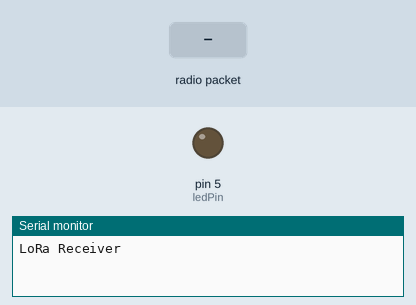
Simulated run of this sketch. Board: Arduino Uno, built with avr-gcc and run on an emulated ATmega328P. Shown: output pins drawn as LEDs (lit = HIGH), the last lines printed to the serial monitor. The test bench sets the inputs (shaded band). No radio packets arrive unless stated.

Above: at 1.2 s.
1.3 s: radio packet "ON" arrives
At 2.5 s:
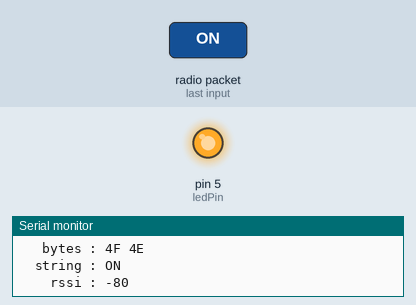
2.8 s: radio packet "OFF" arrives
At 3.8 s:
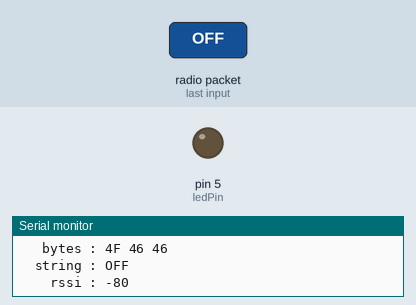
Timing chart, 0 to 5.8 s (numbered marks = the images above; inputs shaded):
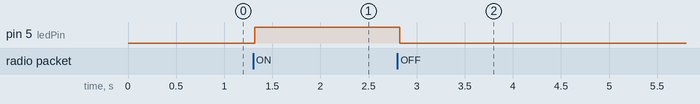

Measured:
- after the input at 1.3 s, pin 5 (ledPin): LOW → HIGH at once
- after the input at 2.8 s, pin 5 (ledPin): HIGH → LOW at once

The sketch:

LoRaPacketLoggerLED.ino
```cpp
// Log received LoRa packets
// Turn LED on and off when packet value is on or off
#include <SPI.h>
#include <LoRa.h>

const int ledPin = 5;

void setup() {
  Serial.begin(9600);
  // while (!Serial);

  Serial.println("LoRa Receiver");

  if (!LoRa.begin(915E6)) {
    Serial.println("Starting LoRa failed!");
    while (1);
  }

  pinMode(ledPin, OUTPUT);

}

void loop() {
  // try to parse packet
  int packetSize = LoRa.parsePacket();
  if (packetSize) {
    Serial.println("Received packet");

    Serial.print("  length : ");
    Serial.print(packetSize);
    Serial.println();

    String s = "";
    Serial.print("   bytes : ");
    // read packet
    for (int i = 0; i < packetSize; i++) {
      byte b = LoRa.read();
      Serial.print(b, HEX);  // print byte as hex
      Serial.print(" ");
      s += (char)b;          // append byte to the String
    }
    Serial.println();

    // replace linefeeds
    s.replace("\r","\\r");
    s.replace("\n","\\n");

    Serial.print("  string : ");
    Serial.println(s);

    Serial.print("    rssi : ");
    Serial.println(LoRa.packetRssi());
    Serial.println();

    // toggle LED
    if (s.equalsIgnoreCase("ON")) {
      digitalWrite(ledPin, HIGH);
    } else if (s.equalsIgnoreCase("OFF")) {
      digitalWrite(ledPin, LOW);
    }
  }

}
```
